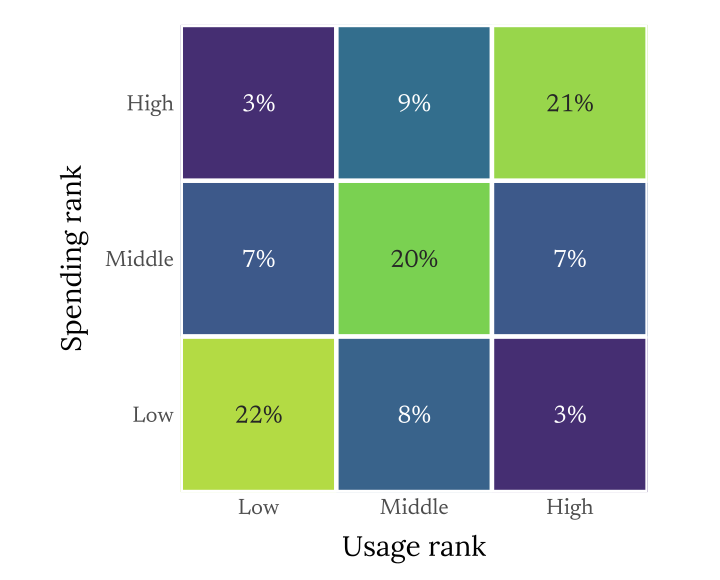

The R source for this figure:
example_dir <- dirname(normalizePath(sub("^--file=", "", grep("^--file=", commandArgs(), value = TRUE)[1]), winslash = "/"))
source(file.path(example_dir, "_setup.R"))
# Intent: locate concentration; cell labels give exact shares, color aids scanning.
spec <- example_spec("fig_heatmap", height = 5.8)
dat <- expand.grid(usage = c("Low", "Middle", "High"), spend = c("Low", "Middle", "High"))
dat$share <- c(22,8,3,7,20,7,3,9,21)
dat$ink <- ifelse(dat$share >= 15, "grey15", "white")
p <- ggplot(dat, aes(usage, spend, fill = share)) +
  geom_tile(colour = "white", linewidth = 1.5) +
  geom_text(aes(label = paste0(share, "%"), colour = ink),
            family = "Newsreader", size = 18 / ggplot2::.pt) +
  scale_colour_identity() +
  scale_fill_viridis_c(option = "D", limits = c(0,25)) +
  scale_x_discrete(expand = expansion(add = 0)) +
  scale_y_discrete(expand = expansion(add = 0)) +
  coord_fixed() + labs_pub(x = "Usage rank", y = "Spending rank") +
  theme(axis.line = element_blank(), axis.ticks = element_blank())
stopifnot(sum(dat$share) == 100, nrow(dat) == 9L)
save_figure(p, spec)
